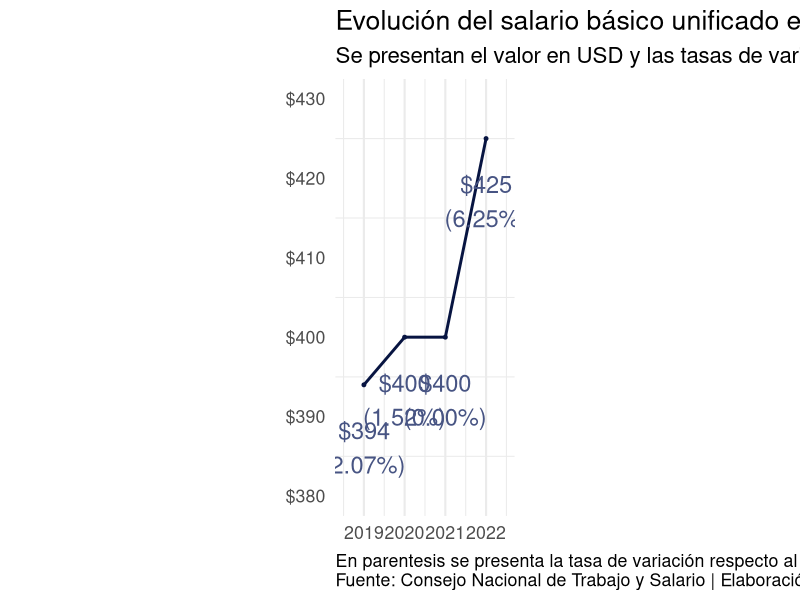

Reproduce this figure in R.
## ---- chunk 1
library(tidyverse)
library(scales)
## ---- chunk 2
R.version 
## ---- chunk 3



salary <- tibble(anios = c(2011, 2012, 2013, 2014, 2015, 2016, 2017, 2018, 2019, 2020, 2021, 2022),
                 salario_basico_unificado = c(264, 292, 318, 340, 354, 366, 375, 386, 394, 400, 400, 425),
                 tasa_variacion = c(0.1000, 0.1060, 0.0890, 0.0692, 0.0412, 0.0339, 0.0244, 0.0293, 0.0207, 0.0152, 0, 0.0625))

salarys <- salary %>% 
  mutate(tasa_variacion = percent(tasa_variacion),
         tasa_variacion = str_c("(",tasa_variacion,")"),
         sbu = dollar(salario_basico_unificado),
         label = str_c(sbu,tasa_variacion,sep = "\n")) %>% 
  filter(anios >= 2019)

## ---- chunk 4
plot_resultado <-
  salarys%>% 
  ggplot(aes(x = anios,
             y = salario_basico_unificado)) +
  geom_line(size = 1, color = "#071441") +
  geom_point(size = 1, color = "#071441") +
  geom_text(aes(label = label), 
            color = "#475483",
            vjust = 1.7,
            size = 6) +
  scale_y_continuous(limits = c(380,430),labels = dollar) +
  xlim(c(2018.5,2022.5))
## ---- chunk 5
plot_resultado <- plot_resultado +
  theme_minimal(
    base_size = 16
    ) +
  # Terminando el art attack:
  theme(
    legend.position = "none",
    panel.border = element_blank(),
    panel.grid.major.y = element_blank(),
    # strip.text.x = element_text(hjust = 0,size = 12),
    axis.title = element_blank(),
    plot.margin = margin(t = 0.25,r = 7.25,b = 0.25,l = 7.25, "cm"),
    plot.caption = element_text(hjust = 0)
    )
## ---- chunk 6
plot_resultado <- plot_resultado +
  labs(title = "Evolución del salario básico unificado en Ecuador 2019-2022",
       subtitle = "Se presentan el valor en USD y las tasas de variación",
       caption = "En parentesis se presenta la tasa de variación respecto al periodo anterior.\nFuente: Consejo Nacional de Trabajo y Salario | Elaboración: Alex B., Estefania T., Andrea D."
  )
## ---- chunk 7
ggsave(plot = plot_resultado,filename = "post_sbu_17112022.png",
       width = 	8*4496/2400,height = 4*4496/2400) # Dimensiones fijas
